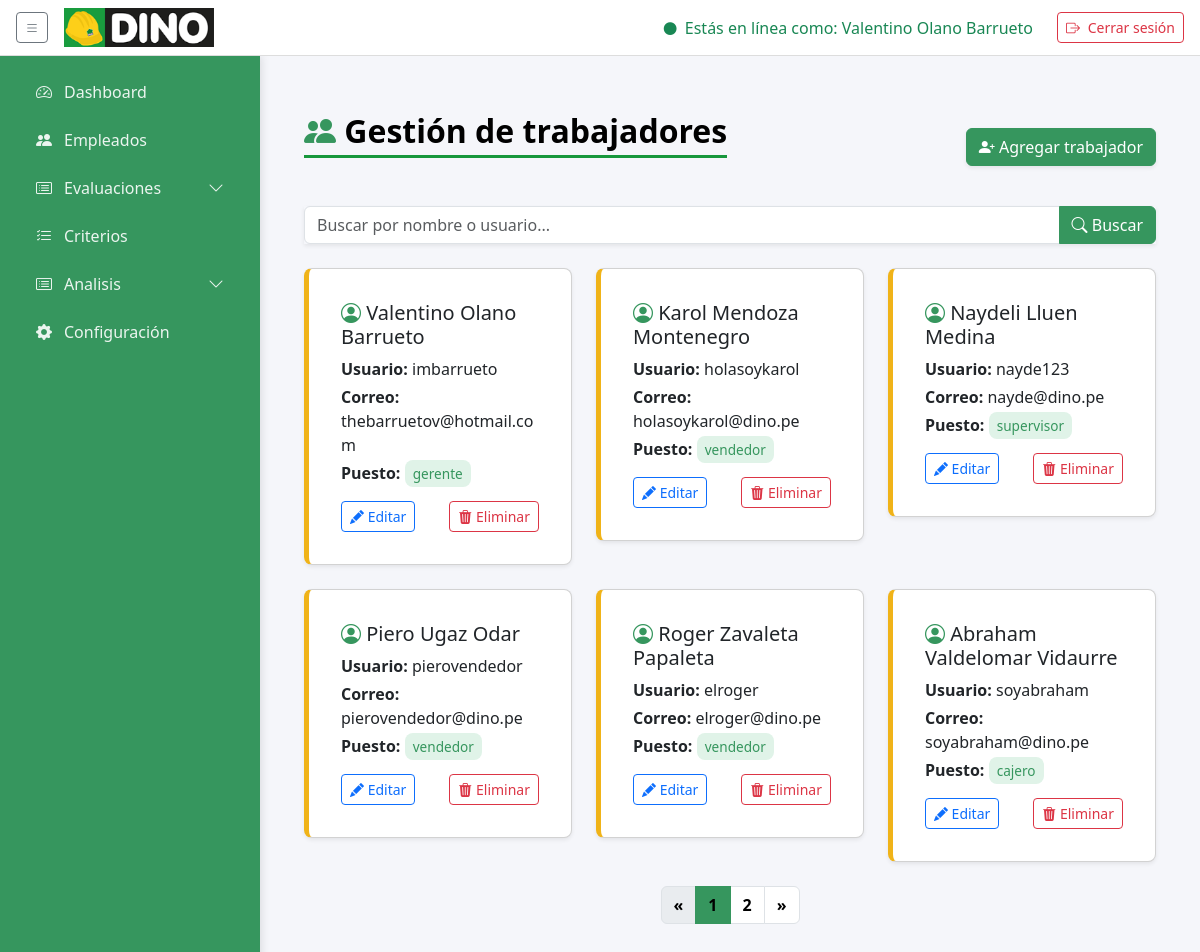
/empleados/ (signed in), run on the app's committed database.
### core/models.py (models this page shows, shortened)
class Usuario(AbstractUser):
    """
    Modelo personalizado para el usuario, heredando de AbstractUser.
    Este modelo ahora solo contiene los campos estándar del usuario.
    """

class Trabajador(models.Model):
    user = models.OneToOneField(settings.AUTH_USER_MODEL, on_delete=models.CASCADE, related_name='trabajador', null=True, blank=True)
    puesto = models.ForeignKey(Puesto, on_delete=models.SET_NULL, null=True, blank=True)
    telefono = models.CharField(max_length=20, blank=True)
    direccion = models.CharField(max_length=200, blank=True)

class Puesto(models.Model):
    nombre = models.CharField(max_length=50, unique=True)
    descripcion = models.TextField(blank=True, null=True)

### core/views.py (the view)
# urls.py: path('empleados/', views.gestion_empleados, name='gestion_empleados'),
@login_required
def gestion_empleados(request):
    query = request.GET.get('q', '')
    qs = Trabajador.objects.select_related('user')
    if query:
        qs = qs.filter(
            Q(user__username__icontains=query) |
            Q(user__first_name__icontains=query) |
            Q(user__last_name__icontains=query)
        )
    paginator = Paginator(qs, 6)
    page = request.GET.get('page')
    page_obj = paginator.get_page(page)
    return render(request, 'empleados/lista.html', {
        'empleados': page_obj,
        'query': query
    })

### templates/empleados/lista.html (shortened to what this page needs)
{% extends "base/base.html" %}
{% load static %}
{% block content %}
<div class="container py-4 fade-in">
  <div class="d-flex justify-content-between align-items-center mb-4">
    <h2 class="titulo">
      <i class="bi bi-people-fill icono-verde"></i> Gestión de trabajadores
    </h2>
    <a href="{% url 'agregar_empleado' %}" class="btn btn-success shadow-sm">
      <i class="bi bi-person-plus-fill"></i> Agregar trabajador
    </a>
  </div>
  <form method="get" class="mb-4">
    <div class="input-group shadow-sm">
      <input type="text" name="q" class="form-control" placeholder="Buscar por nombre o usuario..." value="{{ query }}">
      <button class="btn btn-success" type="submit">
        <i class="bi bi-search"></i> Buscar
      </button>
    </div>
  </form>
  <div class="row">
    {% for t in empleados %}
    <div class="col-md-4">
      <div class="card p-3 mb-4 shadow-sm">
        <div class="card-body">
          <h5 class="card-title mb-2">
            <i class="bi bi-person-circle icono-verde"></i>
            {{ t.user.first_name }} {{ t.user.last_name }}
          </h5>
          <p class="mb-1"><strong>Usuario:</strong> {{ t.user.username }}</p>
          <p class="mb-1"><strong>Correo:</strong> {{ t.user.email }}</p>
          <p class="mb-1"><strong>Puesto:</strong> <span class="badge-puesto">{{ t.puesto.nombre|default:"No asignado" }}</span></p>
          <div class="d-flex justify-content-between mt-3">
            <a href="{% url 'editar_empleado' t.id %}" class="btn btn-sm btn-outline-primary editar-btn">
              <i class="bi bi-pencil-fill"></i> Editar
            </a>
            <a href="{% url 'eliminar_empleado' t.id %}" class="btn btn-sm btn-outline-danger eliminar-btn" data-name="{{ t.user.first_name }} {{ t.user.last_name }}">
                <i class="bi bi-trash3-fill"></i> Eliminar
            </a>
          </div>
        </div>
      </div>
    </div>
    {% empty %}
    <div class="col-12">
      <p class="text-muted text-center">No hay trabajadores registrados.</p>
    </div>
    {% endfor %}
  </div>
  {% if empleados.has_other_pages %}
  <nav aria-label="Paginación trabajadores">
    <ul class="pagination justify-content-center">
      {% if empleados.has_previous %}
      <li class="page-item">
        <a class="page-link" href="?q={{ query }}&page={{ empleados.previous_page_number }}">&laquo;</a>
      </li>
      {% else %}
      <li class="page-item disabled"><span class="page-link">&laquo;</span></li>
      {% endif %}
      {% for num in empleados.paginator.page_range %}
      <li class="page-item {% if empleados.number == num %}active{% endif %}">
        <a class="page-link" href="?q={{ query }}&page={{ num }}">{{ num }}</a>
      </li>
      {% endfor %}
      {% if empleados.has_next %}
      <li class="page-item">
        <a class="page-link" href="?q={{ query }}&page={{ empleados.next_page_number }}">&raquo;</a>
      </li>
      {% else %}
      <li class="page-item disabled"><span class="page-link">&raquo;</span></li>
      {% endif %}
    </ul>
  </nav>
  {% endif %}
</div>
{% endblock %}

### templates/base/base.html (shortened to what this page needs)
{% load static %}
<!DOCTYPE html>
<html lang="es">
<head>
    <link href="https://cdn.jsdelivr.net/npm/bootstrap@5.3.0/dist/css/bootstrap.min.css" rel="stylesheet" />
    <link href="https://cdn.jsdelivr.net/npm/bootstrap-icons@1.10.5/font/bootstrap-icons.css" rel="stylesheet" />
</head>
<body>
    <nav class="navbar d-flex justify-content-between align-items-center">
        <div class="d-flex align-items-center">
            <button id="sidebarToggle" class="btn btn-outline-secondary btn-sm me-3">
                <i class="bi bi-list"></i>
            </button>
            <a class="navbar-brand">
                <img src="{% static 'img/logo_dino.png' %}" alt="Logo Dino">
            </a>
        </div>
        <div class="d-flex align-items-center">
            <span class="text-success me-4">
                <i class="bi bi-circle-fill me-1" style="font-size:.8rem;"></i> Estás en línea como:
                {{ request.user.get_full_name|default:request.user.username }}
            </span>
            <form id="logoutForm" method="post" action="{% url 'index' %}">
                <button type="submit" class="btn btn-outline-danger btn-sm">
                    <i class="bi bi-box-arrow-right me-1"></i> Cerrar sesión
                </button>
            </form>
        </div>
    </nav>
    {% with request.resolver_match.url_name as view_name %}
    <div class="d-flex main">
        <aside class="sidebar" id="sidebar">
            <ul class="nav flex-column">
                {% if request.user.trabajador.puesto.nombre == 'gerente' %}
                <li class="nav-item">
                    <a href="{% url 'admin_dashboard' %}"
                        class="nav-link {% if view_name == 'admin_dashboard' %}active{% endif %}">
                        <i class="bi bi-speedometer2"></i><span>Dashboard</span>
                    </a>
                </li>
                <li class="nav-item">
                    <a href="{% url 'gestion_empleados' %}"
                        class="nav-link {% if view_name == 'gestion_empleados' %}active{% endif %}">
                        <i class="bi bi-people-fill"></i><span>Empleados</span>
                    </a>
                </li>
                <li
                    class="nav-item has-submenu {% if view_name == 'lista_evaluaciones' or view_name == 'realizar_autoevaluacion' %}submenu-open{% endif %}">
                    <a href="#" class="nav-link submenu-toggle">
                        <i class="bi bi-card-list"></i><span>Evaluaciones</span>
                        <i class="bi bi-chevron-down ms-auto"></i>
                    </a>
                </li>
                <li class="nav-item">
                    <a href="{% url 'lista_criterios' %}"
                        class="nav-link {% if view_name == 'lista_criterios' %}active{% endif %}">
                        <i class="bi bi-list-check"></i><span>Criterios</span>
                    </a>
                </li>
                <li
                    class="nav-item has-submenu {% if view_name == 'lista_evaluaciones' or view_name == 'realizar_autoevaluacion' %}submenu-open{% endif %}">
                    <a href="#" class="nav-link submenu-toggle">
                        <i class="bi bi-card-list"></i><span>Analisis</span>
                        <i class="bi bi-chevron-down ms-auto"></i>
                    </a>
                </li>
                <li class="nav-item">
                    <a href="{% url 'lista_periodos' %}"
                        class="nav-link {% if view_name == 'configuracion' %}active{% endif %}">
                        <i class="bi bi-gear-fill"></i><span>Configuración</span>
                    </a>
                </li>
                {% endif %}
            </ul>
        </aside>
        <main class="content">
            {% block content %}{% endblock %}
        </main>
    </div>
    {% endwith %}
</body>
</html>

### templates/base/base.html (style rules this page uses)
:root { --sidebar-width: 260px; --sidebar-collapsed: 80px; --primary: #36965e; --bg: #f9f9f9; --tre: #17973C; --secundary: #000000; --shadow: rgba(0, 0, 0, 0.1); }
html, body { margin: 0; padding: 0; height: 100%; background: var(--bg); font-family: 'Lato', sans-serif; }
.d-flex.main { height: calc(100vh - 56px); }
aside.sidebar { position: fixed; top: 56px; left: 0; bottom: 0; width: var(--sidebar-width); background: black; color: #fff; padding: 1rem; box-shadow: 2px 0 8px var(--shadow); transition: width .3s; z-index: 1050; }
aside.sidebar .nav-link { color: rgba(255, 255, 255, 0.9); margin-bottom: .5rem; border-radius: 6px; display: flex; align-items: center; gap: .5rem; white-space: nowrap; overflow: hidden; }
aside.sidebar .nav-link i { min-width: 24px; text-align: center; }
aside.sidebar .nav-link span { transition: opacity .3s; }
main.content { margin-top: 56px; margin-left: var(--sidebar-width); padding: 2rem; transition: margin-left .3s; position: relative; overflow: auto; }
main.content h2 { color: var(--primary); border-bottom: 3px solid var(--primary); padding-bottom: .3rem; margin-bottom: 1.5rem; }
nav.navbar { background: #fff; border-bottom: 1px solid #ddd; height: 56px; z-index: 1100; padding: 0 1rem; position: fixed; top: 0; left: 0; right: 0; }
nav.navbar .navbar-brand { flex: none; display: flex; align-items: center; }
nav.navbar .navbar-brand img { width: 150px; height: auto; flex-shrink: 0; }
aside.sidebar { width: var(--sidebar-width); background: var(--primary); color: #fff; display: flex; flex-direction: column; padding: 1rem; box-shadow: 2px 0 8px var(--shadow); transition: width .3s; }
main.content { flex: 1; overflow: auto; padding: 2rem; }
main.content h2 { color: var(--secundary); border-bottom: 3px solid var(--tre); padding-bottom: .3rem; margin-bottom: 1.5rem; }
.has-submenu { position: relative; }

### templates/empleados/lista.html (style rules this page uses)
body { background-color: #f5f6fa; font-family: 'Segoe UI', sans-serif; }
.titulo { color: #36965e; font-weight: 700; }
.btn-success { background-color: #36965e; border-color: #36965e; }
.badge-puesto { background-color: #e0f3e8; color: #36965e; font-size: 0.85rem; padding: 0.3em 0.6em; border-radius: 0.5rem; }
.card { border-left: 5px solid #F0B318; border-radius: 0.5rem; padding-left: 15px; transition: box-shadow 0.3s ease, transform 0.2s ease; }
.pagination .page-link { color: black; font-weight: bold; }
.pagination .page-item.active .page-link { background-color: #36965e; border-color: #36965e; }
.icono-verde { color: #36965e; }

### data on the page
Usuario: user.get_full_name "Valentino Olano Barrueto"
Trabajador: user.first_name "Valentino", user.last_name "Olano Barrueto", user.username "imbarrueto", user.email "thebarruetov@hotmail.com", puesto.nombre "gerente"
Trabajador: user.first_name "Karol", user.last_name "Mendoza Montenegro", user.username "holasoykarol", user.email "holasoykarol@dino.pe", puesto.nombre "vendedor"
Trabajador: user.first_name "Naydeli", user.last_name "Lluen Medina", user.username "nayde123", user.email "nayde@dino.pe", puesto.nombre "supervisor"
Trabajador: user.first_name "Piero", user.last_name "Ugaz Odar", user.username "pierovendedor", user.email "pierovendedor@dino.pe", puesto.nombre "vendedor"
Trabajador: user.first_name "Roger", user.last_name "Zavaleta Papaleta", user.username "elroger", user.email "elroger@dino.pe", puesto.nombre "vendedor"
Trabajador: user.first_name "Abraham", user.last_name "Valdelomar Vidaurre", user.username "soyabraham", user.email "soyabraham@dino.pe", puesto.nombre "cajero"

### other printed values
{{ num }} "1" "2"
